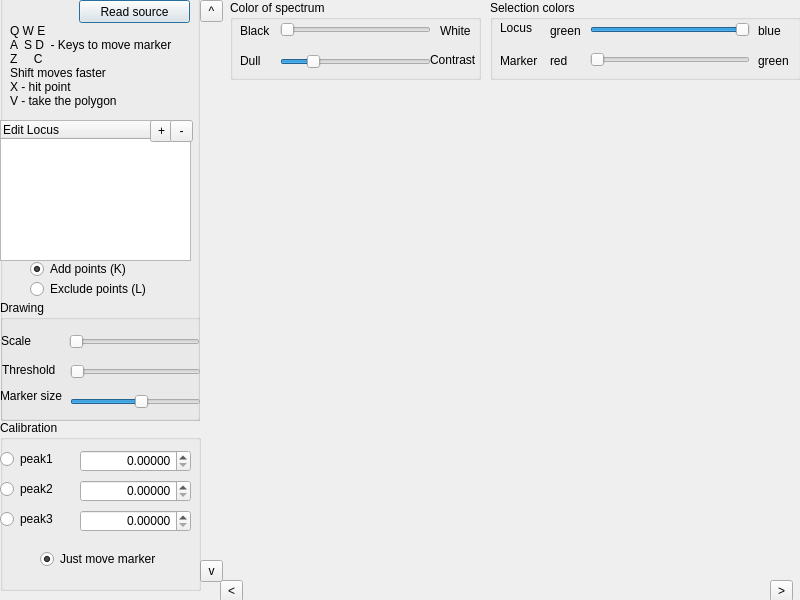
<?xml version="1.0" encoding="UTF-8"?>
<ui version="4.0">
 <class>SP2Open</class>
 <widget class="QDialog" name="SP2Open">
  <property name="geometry">
   <rect>
    <x>0</x>
    <y>0</y>
    <width>800</width>
    <height>600</height>
   </rect>
  </property>
  <property name="minimumSize">
   <size>
    <width>800</width>
    <height>600</height>
   </size>
  </property>
  <property name="maximumSize">
   <size>
    <width>800</width>
    <height>600</height>
   </size>
  </property>
  <property name="windowTitle">
   <string>2-Dimensional Spectrum</string>
  </property>
  <widget class="QGroupBox" name="groupBox">
   <property name="geometry">
    <rect>
     <x>0</x>
     <y>-10</y>
     <width>200</width>
     <height>431</height>
    </rect>
   </property>
   <property name="title">
    <string/>
   </property>
   <widget class="QTreeWidget" name="loctree">
    <property name="geometry">
     <rect>
      <x>0</x>
      <y>130</y>
      <width>191</width>
      <height>141</height>
     </rect>
    </property>
    <column>
     <property name="text">
      <string>Edit Locus</string>
     </property>
    </column>
   </widget>
   <widget class="QRadioButton" name="locadd">
    <property name="geometry">
     <rect>
      <x>30</x>
      <y>270</y>
      <width>131</width>
      <height>18</height>
     </rect>
    </property>
    <property name="text">
     <string>Add points (K)</string>
    </property>
    <property name="checked">
     <bool>true</bool>
    </property>
   </widget>
   <widget class="QRadioButton" name="locdel">
    <property name="geometry">
     <rect>
      <x>30</x>
      <y>290</y>
      <width>131</width>
      <height>18</height>
     </rect>
    </property>
    <property name="text">
     <string>Exclude points (L)</string>
    </property>
   </widget>
   <widget class="QLabel" name="label">
    <property name="geometry">
     <rect>
      <x>10</x>
      <y>20</y>
      <width>181</width>
      <height>111</height>
     </rect>
    </property>
    <property name="text">
     <string>Q W E
A  S D  - Keys to move marker
Z     C
Shift moves faster
X - hit point
V - take the polygon</string>
    </property>
   </widget>
   <widget class="QToolButton" name="toolButton">
    <property name="geometry">
     <rect>
      <x>150</x>
      <y>130</y>
      <width>23</width>
      <height>22</height>
     </rect>
    </property>
    <property name="text">
     <string>+</string>
    </property>
   </widget>
   <widget class="QToolButton" name="toolButton_2">
    <property name="geometry">
     <rect>
      <x>170</x>
      <y>130</y>
      <width>23</width>
      <height>22</height>
     </rect>
    </property>
    <property name="text">
     <string>-</string>
    </property>
   </widget>
   <widget class="QGroupBox" name="groupBox_2">
    <property name="geometry">
     <rect>
      <x>0</x>
      <y>310</y>
      <width>201</width>
      <height>121</height>
     </rect>
    </property>
    <property name="title">
     <string>Drawing</string>
    </property>
    <widget class="QSlider" name="scale">
     <property name="geometry">
      <rect>
       <x>69</x>
       <y>30</y>
       <width>131</width>
       <height>23</height>
      </rect>
     </property>
     <property name="minimum">
      <number>1</number>
     </property>
     <property name="maximum">
      <number>4</number>
     </property>
     <property name="value">
      <number>1</number>
     </property>
     <property name="orientation">
      <enum>Qt::Horizontal</enum>
     </property>
    </widget>
    <widget class="QLabel" name="label_2">
     <property name="geometry">
      <rect>
       <x>1</x>
       <y>30</y>
       <width>61</width>
       <height>21</height>
      </rect>
     </property>
     <property name="text">
      <string>Scale</string>
     </property>
    </widget>
    <widget class="QSlider" name="threshold">
     <property name="geometry">
      <rect>
       <x>70</x>
       <y>60</y>
       <width>131</width>
       <height>23</height>
      </rect>
     </property>
     <property name="maximum">
      <number>16</number>
     </property>
     <property name="orientation">
      <enum>Qt::Horizontal</enum>
     </property>
    </widget>
    <widget class="QLabel" name="label_4">
     <property name="geometry">
      <rect>
       <x>2</x>
       <y>60</y>
       <width>61</width>
       <height>20</height>
      </rect>
     </property>
     <property name="text">
      <string>Threshold</string>
     </property>
    </widget>
    <widget class="QSlider" name="markersize">
     <property name="geometry">
      <rect>
       <x>70</x>
       <y>90</y>
       <width>131</width>
       <height>23</height>
      </rect>
     </property>
     <property name="minimum">
      <number>1</number>
     </property>
     <property name="maximum">
      <number>10</number>
     </property>
     <property name="value">
      <number>6</number>
     </property>
     <property name="orientation">
      <enum>Qt::Horizontal</enum>
     </property>
    </widget>
    <widget class="QLabel" name="label_5">
     <property name="geometry">
      <rect>
       <x>0</x>
       <y>80</y>
       <width>71</width>
       <height>31</height>
      </rect>
     </property>
     <property name="text">
      <string>Marker size</string>
     </property>
    </widget>
   </widget>
   <widget class="QPushButton" name="pushButton">
    <property name="geometry">
     <rect>
      <x>79</x>
      <y>10</y>
      <width>111</width>
      <height>23</height>
     </rect>
    </property>
    <property name="text">
     <string>Read source</string>
    </property>
   </widget>
  </widget>
  <widget class="QToolButton" name="left">
   <property name="geometry">
    <rect>
     <x>220</x>
     <y>580</y>
     <width>23</width>
     <height>22</height>
    </rect>
   </property>
   <property name="text">
    <string>&lt;</string>
   </property>
  </widget>
  <widget class="QToolButton" name="right">
   <property name="geometry">
    <rect>
     <x>770</x>
     <y>580</y>
     <width>23</width>
     <height>22</height>
    </rect>
   </property>
   <property name="text">
    <string>&gt;</string>
   </property>
  </widget>
  <widget class="QToolButton" name="down">
   <property name="geometry">
    <rect>
     <x>200</x>
     <y>560</y>
     <width>23</width>
     <height>22</height>
    </rect>
   </property>
   <property name="text">
    <string>v</string>
   </property>
  </widget>
  <widget class="QToolButton" name="up">
   <property name="geometry">
    <rect>
     <x>200</x>
     <y>0</y>
     <width>23</width>
     <height>22</height>
    </rect>
   </property>
   <property name="text">
    <string>^</string>
   </property>
  </widget>
  <widget class="QGroupBox" name="calbox">
   <property name="geometry">
    <rect>
     <x>0</x>
     <y>420</y>
     <width>201</width>
     <height>171</height>
    </rect>
   </property>
   <property name="title">
    <string>Calibration</string>
   </property>
   <widget class="QRadioButton" name="peak1">
    <property name="geometry">
     <rect>
      <x>0</x>
      <y>30</y>
      <width>61</width>
      <height>18</height>
     </rect>
    </property>
    <property name="text">
     <string>peak1</string>
    </property>
   </widget>
   <widget class="QRadioButton" name="peak2">
    <property name="geometry">
     <rect>
      <x>0</x>
      <y>60</y>
      <width>61</width>
      <height>18</height>
     </rect>
    </property>
    <property name="text">
     <string>peak2</string>
    </property>
   </widget>
   <widget class="QRadioButton" name="peak3">
    <property name="geometry">
     <rect>
      <x>0</x>
      <y>90</y>
      <width>61</width>
      <height>18</height>
     </rect>
    </property>
    <property name="text">
     <string>peak3</string>
    </property>
   </widget>
   <widget class="QRadioButton" name="radioButton">
    <property name="geometry">
     <rect>
      <x>40</x>
      <y>130</y>
      <width>131</width>
      <height>18</height>
     </rect>
    </property>
    <property name="text">
     <string>Just move marker</string>
    </property>
    <property name="checked">
     <bool>true</bool>
    </property>
   </widget>
   <widget class="QDoubleSpinBox" name="e1">
    <property name="geometry">
     <rect>
      <x>80</x>
      <y>30</y>
      <width>111</width>
      <height>22</height>
     </rect>
    </property>
    <property name="alignment">
     <set>Qt::AlignRight|Qt::AlignTrailing|Qt::AlignVCenter</set>
    </property>
    <property name="decimals">
     <number>5</number>
    </property>
    <property name="maximum">
     <double>1000000000.000000000000000</double>
    </property>
   </widget>
   <widget class="QDoubleSpinBox" name="e2">
    <property name="geometry">
     <rect>
      <x>80</x>
      <y>60</y>
      <width>111</width>
      <height>22</height>
     </rect>
    </property>
    <property name="alignment">
     <set>Qt::AlignRight|Qt::AlignTrailing|Qt::AlignVCenter</set>
    </property>
    <property name="decimals">
     <number>5</number>
    </property>
    <property name="maximum">
     <double>1000000000.000000000000000</double>
    </property>
   </widget>
   <widget class="QDoubleSpinBox" name="e3">
    <property name="geometry">
     <rect>
      <x>80</x>
      <y>90</y>
      <width>111</width>
      <height>22</height>
     </rect>
    </property>
    <property name="alignment">
     <set>Qt::AlignRight|Qt::AlignTrailing|Qt::AlignVCenter</set>
    </property>
    <property name="decimals">
     <number>5</number>
    </property>
    <property name="maximum">
     <double>1000000000.000000000000000</double>
    </property>
   </widget>
  </widget>
  <widget class="QLabel" name="splabel">
   <property name="geometry">
    <rect>
     <x>240</x>
     <y>80</y>
     <width>201</width>
     <height>31</height>
    </rect>
   </property>
   <property name="text">
    <string/>
   </property>
  </widget>
  <widget class="QGroupBox" name="groupBox_3">
   <property name="geometry">
    <rect>
     <x>230</x>
     <y>0</y>
     <width>251</width>
     <height>80</height>
    </rect>
   </property>
   <property name="title">
    <string>Color of spectrum</string>
   </property>
   <widget class="QLabel" name="label_7">
    <property name="geometry">
     <rect>
      <x>210</x>
      <y>20</y>
      <width>41</width>
      <height>21</height>
     </rect>
    </property>
    <property name="text">
     <string>White</string>
    </property>
   </widget>
   <widget class="QLabel" name="label_6">
    <property name="geometry">
     <rect>
      <x>10</x>
      <y>20</y>
      <width>41</width>
      <height>21</height>
     </rect>
    </property>
    <property name="text">
     <string>Black</string>
    </property>
   </widget>
   <widget class="QSlider" name="colorslider">
    <property name="geometry">
     <rect>
      <x>50</x>
      <y>20</y>
      <width>151</width>
      <height>19</height>
     </rect>
    </property>
    <property name="maximum">
     <number>255</number>
    </property>
    <property name="orientation">
     <enum>Qt::Horizontal</enum>
    </property>
   </widget>
   <widget class="QLabel" name="label_3">
    <property name="geometry">
     <rect>
      <x>200</x>
      <y>50</y>
      <width>51</width>
      <height>20</height>
     </rect>
    </property>
    <property name="text">
     <string>Contrast</string>
    </property>
   </widget>
   <widget class="QSlider" name="brightness">
    <property name="geometry">
     <rect>
      <x>50</x>
      <y>50</y>
      <width>151</width>
      <height>23</height>
     </rect>
    </property>
    <property name="minimum">
     <number>1</number>
    </property>
    <property name="maximum">
     <number>48</number>
    </property>
    <property name="value">
     <number>10</number>
    </property>
    <property name="orientation">
     <enum>Qt::Horizontal</enum>
    </property>
   </widget>
   <widget class="QLabel" name="label_8">
    <property name="geometry">
     <rect>
      <x>10</x>
      <y>50</y>
      <width>41</width>
      <height>21</height>
     </rect>
    </property>
    <property name="text">
     <string>Dull</string>
    </property>
   </widget>
  </widget>
  <widget class="QGroupBox" name="groupBox_4">
   <property name="geometry">
    <rect>
     <x>490</x>
     <y>0</y>
     <width>311</width>
     <height>80</height>
    </rect>
   </property>
   <property name="title">
    <string>Selection colors</string>
   </property>
   <widget class="QLabel" name="label_9">
    <property name="geometry">
     <rect>
      <x>10</x>
      <y>20</y>
      <width>41</width>
      <height>16</height>
     </rect>
    </property>
    <property name="text">
     <string>Locus</string>
    </property>
   </widget>
   <widget class="QLabel" name="label_10">
    <property name="geometry">
     <rect>
      <x>10</x>
      <y>50</y>
      <width>41</width>
      <height>21</height>
     </rect>
    </property>
    <property name="text">
     <string>Marker</string>
    </property>
   </widget>
   <widget class="QSlider" name="LocCol">
    <property name="geometry">
     <rect>
      <x>100</x>
      <y>20</y>
      <width>160</width>
      <height>19</height>
     </rect>
    </property>
    <property name="maximum">
     <number>255</number>
    </property>
    <property name="value">
     <number>255</number>
    </property>
    <property name="orientation">
     <enum>Qt::Horizontal</enum>
    </property>
   </widget>
   <widget class="QSlider" name="MarkerCol">
    <property name="geometry">
     <rect>
      <x>100</x>
      <y>50</y>
      <width>160</width>
      <height>19</height>
     </rect>
    </property>
    <property name="maximum">
     <number>255</number>
    </property>
    <property name="orientation">
     <enum>Qt::Horizontal</enum>
    </property>
   </widget>
   <widget class="QLabel" name="label_11">
    <property name="geometry">
     <rect>
      <x>60</x>
      <y>20</y>
      <width>41</width>
      <height>21</height>
     </rect>
    </property>
    <property name="text">
     <string>green</string>
    </property>
   </widget>
   <widget class="QLabel" name="label_12">
    <property name="geometry">
     <rect>
      <x>268</x>
      <y>20</y>
      <width>41</width>
      <height>21</height>
     </rect>
    </property>
    <property name="text">
     <string>blue</string>
    </property>
   </widget>
   <widget class="QLabel" name="label_13">
    <property name="geometry">
     <rect>
      <x>60</x>
      <y>50</y>
      <width>41</width>
      <height>21</height>
     </rect>
    </property>
    <property name="text">
     <string>red</string>
    </property>
   </widget>
   <widget class="QLabel" name="label_14">
    <property name="geometry">
     <rect>
      <x>268</x>
      <y>50</y>
      <width>41</width>
      <height>21</height>
     </rect>
    </property>
    <property name="text">
     <string>green</string>
    </property>
   </widget>
  </widget>
 </widget>
 <resources/>
 <connections/>
</ui>
